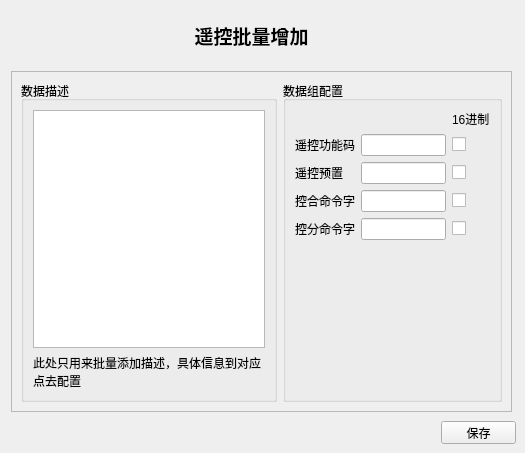
   <widget class="QWidget" name="YKSwidget">
    <widget class="QPushButton" name="PBykssave">
     <property name="geometry">
      <rect>
       <x>441</x>
       <y>421</y>
       <width>75</width>
       <height>23</height>
      </rect>
     </property>
     <property name="text">
      <string>保存</string>
     </property>
    </widget>
    <widget class="QLabel" name="label_28">
     <property name="geometry">
      <rect>
       <x>176</x>
       <y>10</y>
       <width>151</width>
       <height>51</height>
      </rect>
     </property>
     <property name="font">
      <font>
       <family>新宋体</family>
       <pointsize>14</pointsize>
       <weight>75</weight>
       <bold>true</bold>
      </font>
     </property>
     <property name="text">
      <string>遥控批量增加</string>
     </property>
     <property name="alignment">
      <set>Qt::AlignCenter</set>
     </property>
    </widget>
    <widget class="QFrame" name="frame_4">
     <property name="geometry">
      <rect>
       <x>11</x>
       <y>71</y>
       <width>501</width>
       <height>341</height>
      </rect>
     </property>
     <property name="frameShape">
      <enum>QFrame::StyledPanel</enum>
     </property>
     <property name="frameShadow">
      <enum>QFrame::Raised</enum>
     </property>
     <layout class="QHBoxLayout" name="horizontalLayout_2">
      <item>
       <widget class="QGroupBox" name="groupBox_7">
        <property name="title">
         <string>数据描述</string>
        </property>
        <layout class="QVBoxLayout" name="verticalLayout_4">
         <item>
          <widget class="QPlainTextEdit" name="TEyks">
           <property name="lineWrapMode">
            <enum>QPlainTextEdit::NoWrap</enum>
           </property>
          </widget>
         </item>
         <item>
          <widget class="QLabel" name="label_58">
           <property name="text">
            <string>此处只用来批量添加描述，具体信息到对应点去配置</string>
           </property>
           <property name="wordWrap">
            <bool>true</bool>
           </property>
          </widget>
         </item>
        </layout>
       </widget>
      </item>
      <item>
       <widget class="QGroupBox" name="groupBox_8">
        <property name="maximumSize">
         <size>
          <width>250</width>
          <height>16777215</height>
         </size>
        </property>
        <property name="title">
         <string>数据组配置</string>
        </property>
        <layout class="QGridLayout" name="gridLayout_4">
         <item row="2" column="1">
          <widget class="QLineEdit" name="LE2">
           <property name="alignment">
            <set>Qt::AlignRight|Qt::AlignTrailing|Qt::AlignVCenter</set>
           </property>
          </widget>
         </item>
         <item row="3" column="1">
          <widget class="QLineEdit" name="LE3">
           <property name="alignment">
            <set>Qt::AlignRight|Qt::AlignTrailing|Qt::AlignVCenter</set>
           </property>
          </widget>
         </item>
         <item row="4" column="2">
          <widget class="QCheckBox" name="CB4">
           <property name="text">
            <string/>
           </property>
          </widget>
         </item>
         <item row="1" column="2">
          <widget class="QCheckBox" name="CB1">
           <property name="text">
            <string/>
           </property>
          </widget>
         </item>
         <item row="3" column="0">
          <widget class="QLabel" name="label_45">
           <property name="text">
            <string>控合命令字</string>
           </property>
          </widget>
         </item>
         <item row="5" column="0">
          <spacer name="verticalSpacer_4">
           <property name="orientation">
            <enum>Qt::Vertical</enum>
           </property>
           <property name="sizeHint" stdset="0">
            <size>
             <width>20</width>
             <height>164</height>
            </size>
           </property>
          </spacer>
         </item>
         <item row="4" column="0">
          <widget class="QLabel" name="label_47">
           <property name="text">
            <string>控分命令字</string>
           </property>
          </widget>
         </item>
         <item row="4" column="1">
          <widget class="QLineEdit" name="LE4">
           <property name="alignment">
            <set>Qt::AlignRight|Qt::AlignTrailing|Qt::AlignVCenter</set>
           </property>
          </widget>
         </item>
         <item row="2" column="2">
          <widget class="QCheckBox" name="CB2">
           <property name="text">
            <string/>
           </property>
          </widget>
         </item>
         <item row="3" column="2">
          <widget class="QCheckBox" name="CB3">
           <property name="text">
            <string/>
           </property>
          </widget>
         </item>
         <item row="1" column="1">
          <widget class="QLineEdit" name="LE1">
           <property name="alignment">
            <set>Qt::AlignRight|Qt::AlignTrailing|Qt::AlignVCenter</set>
           </property>
          </widget>
         </item>
         <item row="1" column="0">
          <widget class="QLabel" name="label_31">
           <property name="text">
            <string>遥控功能码</string>
           </property>
          </widget>
         </item>
         <item row="2" column="0">
          <widget class="QLabel" name="label_48">
           <property name="text">
            <string>遥控预置</string>
           </property>
          </widget>
         </item>
         <item row="0" column="2">
          <widget class="QLabel" name="label_56">
           <property name="maximumSize">
            <size>
             <width>40</width>
             <height>40</height>
            </size>
           </property>
           <property name="text">
            <string>16进制</string>
           </property>
          </widget>
         </item>
        </layout>
       </widget>
      </item>
     </layout>
    </widget>
   </widget>
